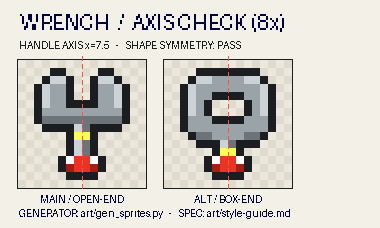
#> input picture art/sprites/wrench-vertical-old.png, 380 x 228 px, found by its file name
$ python _compare_wrench.py
#> lines starting #> are read from the running program, lines starting #| are printed output that depends on the picture
from PIL import Image, ImageDraw

old = Image.open('art/sprites/wrench-vertical-old.png').convert('RGBA')
#> old is the input picture: PIL image 380x228 RGBA; mean R, G, B, A 207.3, 203.7, 198.4, 254.9
new = Image.open('art/sprites/wrench-45-preview-v2.png').convert('RGBA')
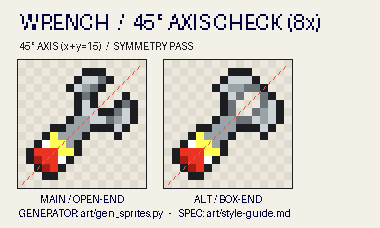
#> input picture art/sprites/wrench-45-preview-v2.png, 380 x 228 px, found by its file name
#> new is the input picture: PIL image 380x228 RGBA; mean R, G, B, A 213.8, 209, 202.3, 254.9
scale = 4
old = old.resize((old.width * scale, old.height * scale), Image.NEAREST)
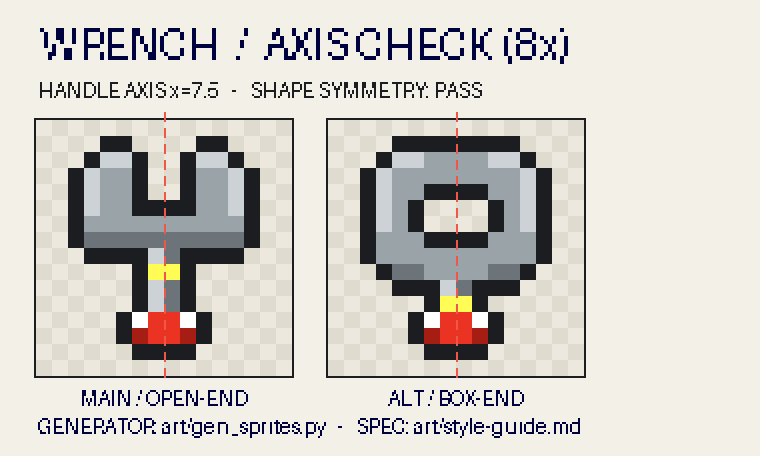
#> old: PIL image 1520x912 RGBA (shown at 1/2 size); mean R, G, B, A 207.3, 203.7, 198.4, 254.9; transparent parts drawn white
new = new.resize((new.width * scale, new.height * scale), Image.NEAREST)
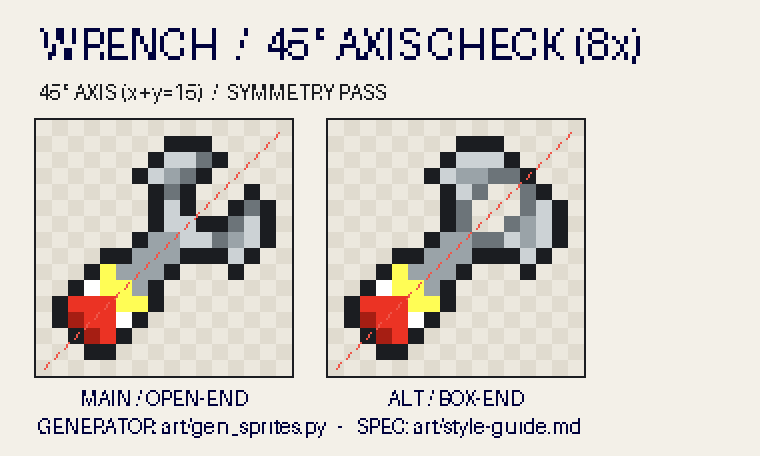
#> new: PIL image 1520x912 RGBA (shown at 1/2 size); mean R, G, B, A 213.8, 209, 202.3, 254.9; transparent parts drawn white
pad = 16
label_h = 40
w = old.width + new.width + pad * 3
#> w = 3088
h = max(old.height, new.height) + pad * 2 + label_h
#> h = 984
out = Image.new('RGBA', (w, h), (245, 245, 245, 255))
out.paste(old, (pad, pad + label_h))
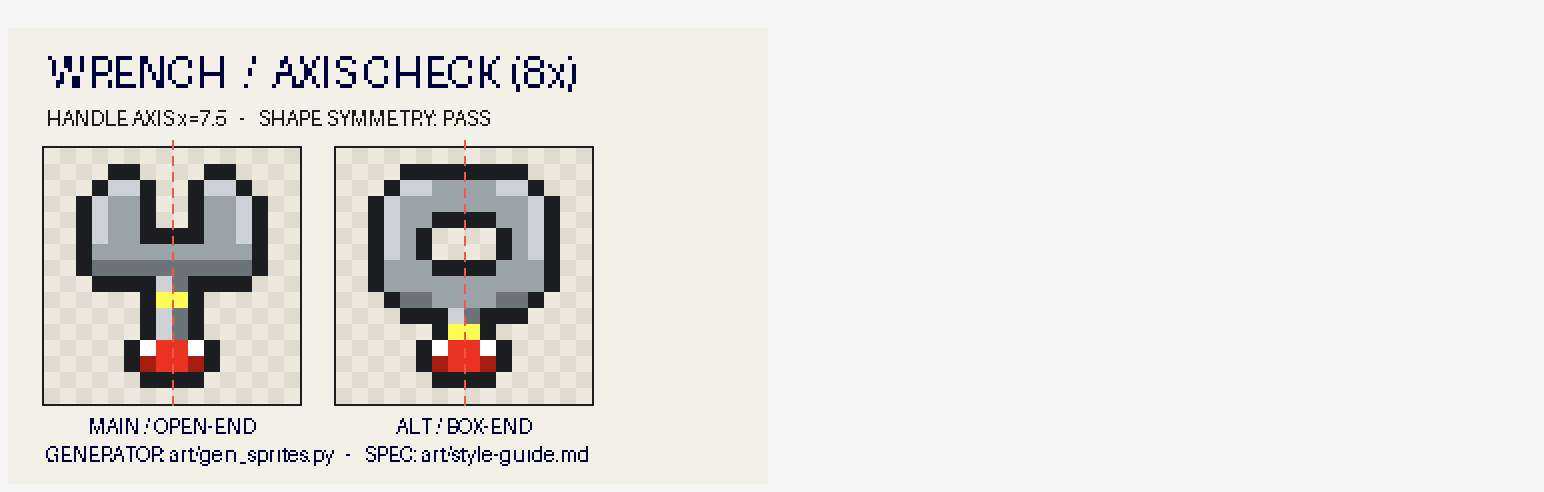
#> out: PIL image 3088x984 RGBA (shown at 1/2 size); mean R, G, B, A 227.8, 226.1, 223.7, 255; transparent parts drawn white
out.paste(new, (pad * 2 + old.width, pad + label_h))
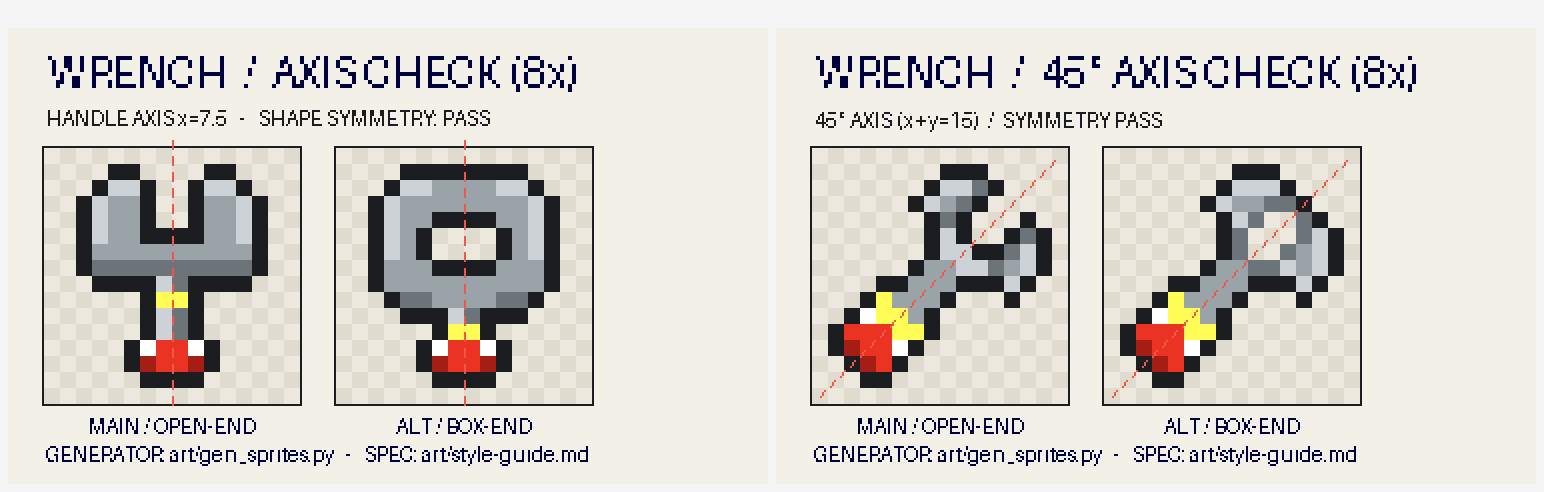
#> out: PIL image 3088x984 RGBA (shown at 1/2 size); mean R, G, B, A 213.5, 209.7, 204.3, 254.9; transparent parts drawn white
d = ImageDraw.Draw(out)
d.text((pad, 12), 'BEFORE: vertical handle', fill=(20, 20, 20, 255))
d.text((pad * 2 + old.width, 12), 'AFTER: 45-degree axis x+y=15', fill=(20, 20, 20, 255))
out.save('art/sprites/wrench-before-after.png')
print(out.size)
#| (3088, 984)
